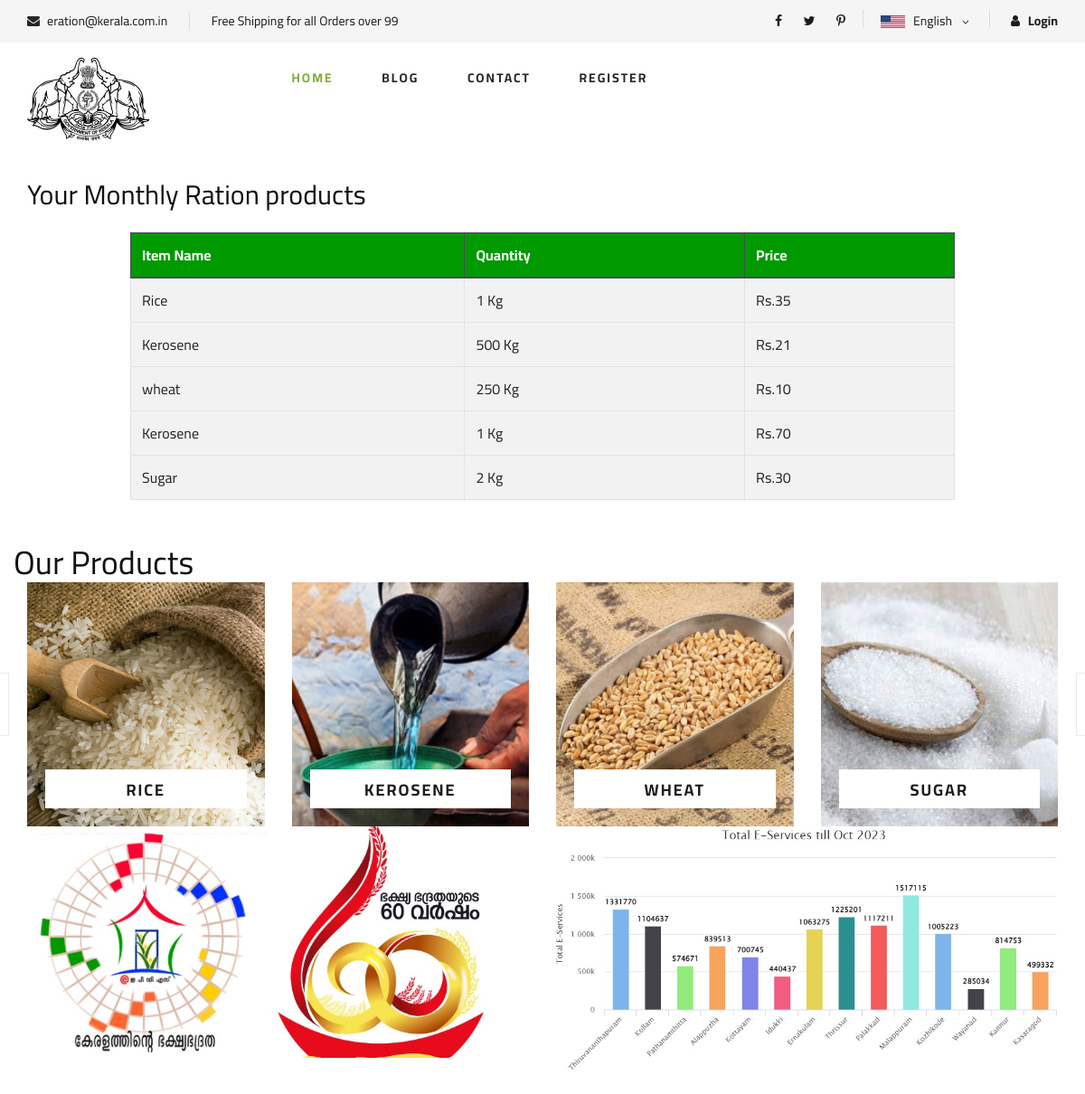
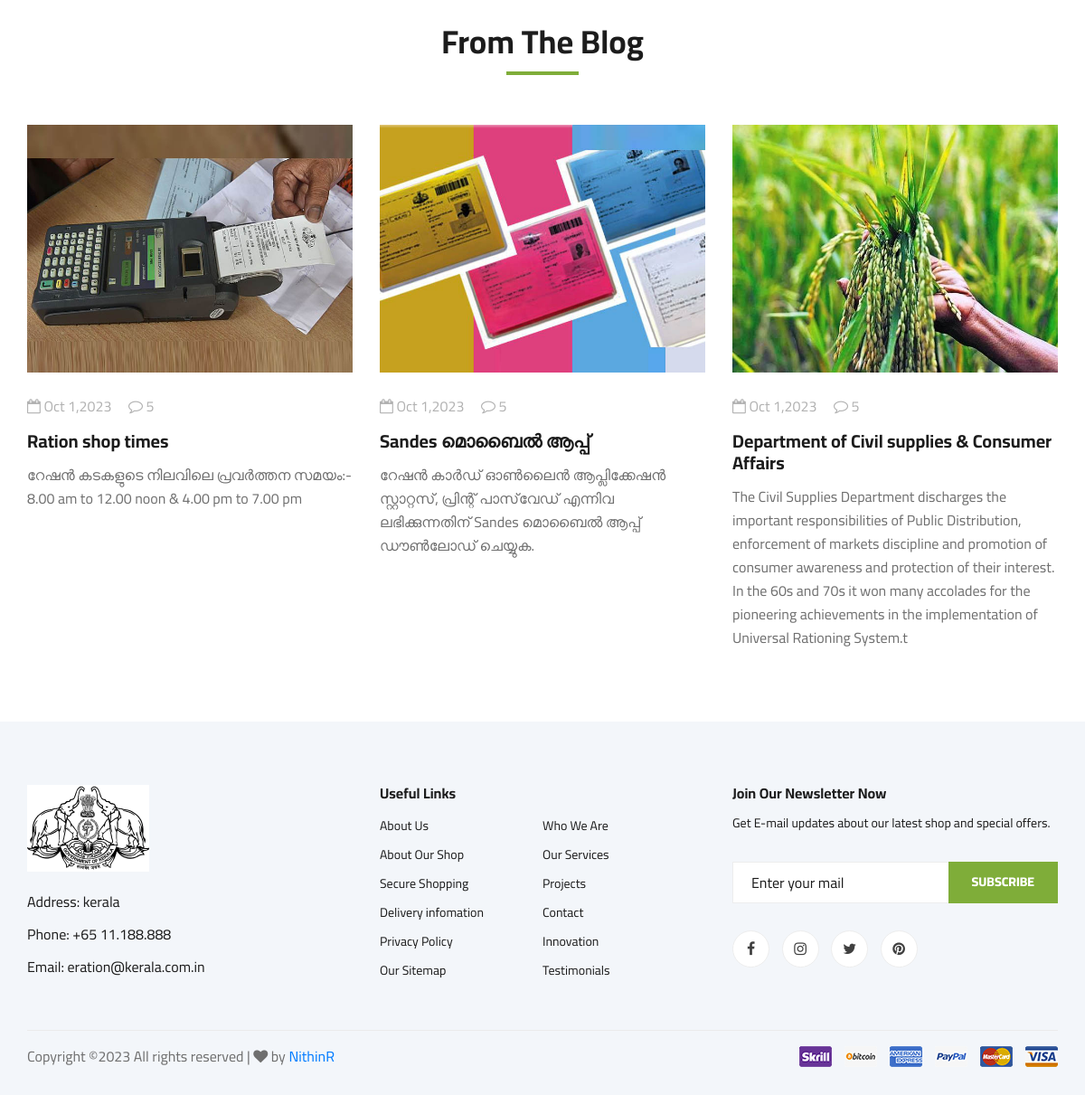
Screenshot of /customer/ with the database file from the repository (2 pictures, top to bottom).
### arkapp/models.py (models this page shows)
class carditem(models.Model):
      cardcolor=models.CharField(max_length=10)
      item=models.ForeignKey(itemlist,on_delete=models.CASCADE)
      quantity=models.IntegerField()
      rate=models.IntegerField()

class itemlist(models.Model):
      item=models.CharField(max_length=20)
      def __str__(self):
            return self.item

### arkapp/views.py (the view)
# urls.py: path('customer/', views.customer_base_view, name='customer'),
def customer_base_view(request):
    items = carditem.objects.all()
    return render(request, 'customer.html', {'items': items})

### templates/customer.html (shortened to what this page needs)
{% extends 'customer/customerbase.html' %}
{% load static %}
{% block body %}
<div class="container mt-4">
    <div class="table-responsive">
        <h3>Your Monthly Ration products </h3><br>
        <table class="table table-bordered table-striped table-hover">
            <thead class="thead-dark">
                <tr>
                    <th scope="col">Item Name</th>
                    <th scope="col">Quantity</th>
                    <th scope="col">Price</th>
                </tr>
            </thead>
            <tbody>
                {% for c in items %}
                <tr>
                    <td>{{ c.item }}</td>
                    <td>{{ c.quantity }} Kg</td>
                    <td>Rs.{{ c.rate }}</td>
                </tr>
                {% endfor %}
            </tbody>
        </table>
        <br></br>
    </div>
</div>
{% endblock body %}

### templates/customer/customerbase.html (shortened to what this page needs)
{% load static %}
<!DOCTYPE html>
<html lang="zxx">
<head>
    <link rel="stylesheet" href="{% static 'assets/css/bootstrap.min.css' %}" type="text/css">
    <link rel="stylesheet" href="{% static 'assets/css/font-awesome.min.css' %}" type="text/css">
    <link rel="stylesheet" href="{% static 'assets/css/elegant-icons.css' %} " type="text/css">
    <link rel="stylesheet" href="{% static 'assets/css/nice-select.css' %} " type="text/css">
    <link rel="stylesheet" href="{% static 'assets/css/jquery-ui.min.css' %} " type="text/css">
    <link rel="stylesheet" href="{% static 'assets/css/owl.carousel.min.css' %} " type="text/css">
    <link rel="stylesheet" href="{% static 'assets/css/slicknav.min.css' %} " type="text/css">
    <link rel="stylesheet" href="{% static 'assets/css/style.css' %} " type="text/css">
</head>
<body>
    {% load static %}
<header class="header">
    <div class="header__top">
        <div class="container">
            <div class="row">
                <div class="col-lg-6 col-md-6">
                    <div class="header__top__left">
                        <ul>
                            <li><i class="fa fa-envelope"></i> eration@kerala.com.in</li>
                            <li>Free Shipping for all Orders over 99</li>
                        </ul>
                    </div>
                </div>
                <div class="col-lg-6 col-md-6">
                    <div class="header__top__right">
                        <div class="header__top__right__social">
                            <a href="#"><i class="fa fa-facebook"></i></a>
                            <a href="#"><i class="fa fa-twitter"></i></a>
                            <a href="#"><i class="fa fa-pinterest-p"></i></a>
                        </div>
                        <div class="header__top__right__language">
                            <img src="img/language.png" alt="">
                            <div>English</div>
                            <span class="arrow_carrot-down"></span>
                        </div>
                        <div class="header__top__right__auth">
                            {% if user.is_authenticated %}
                                <p>Logged in as: {{ user.username }}</p>
                                <a href="{% url 'logout' %}" style="color: blue;"><i class="fa fa-sign-out"></i> Logout</a>
                            {% else %}
                                <a href="{% url 'signin' %}"><i class="fa fa-user"></i><b> Login</b></a>
                            {% endif %}
                        </div>
                    </div>
                </div>
            </div>
        </div>
    </div>
    <div class="container">
        <div class="row">
            <div class="col-lg-3">
                <div class="header__logo">
                    <a href="{% url 'index' %}"><img src="{% static 'assets/img/logo.png' %}" alt=""></a>
                </div>
            </div>
            <div class="col-lg-6">
                <nav class="header__menu">
                    <ul>
                        <li class="active"><a href="{% url 'index' %}">Home</a></li>
                        <li><a href="{% url 'blog' %}">Blog</a></li>
                        <li><a href="{% url 'contact' %}">Contact</a></li>
                        {% if not user.is_authenticated %}
                            <li><a href="#">Register</a>
                            </li>
                        {% endif %}
                    </ul>
                </nav>
            </div>
    </div>
</header>
{% block body %}
{% endblock body %}
  <section class="categories">
    <div class="container">
        <div class="row">
            <h2 class="text-center">Our Products</h2>
            <div class="categories__slider owl-carousel">
                <div class="col-lg-3">
                    <div class="categories__item set-bg" data-setbg="{% static 'assets/img/categories/cat-1.jpg' %}">
                        <h5><a href="#">Rice</a></h5>
                    </div>
                </div>
                <div class="col-lg-3">
                    <div class="categories__item set-bg" data-setbg="{% static 'assets/img/categories/cat-2.jpg' %}">
                        <h5><a href="#">Kerosene</a></h5>
                    </div>
                </div>
                <div class="col-lg-3">
                    <div class="categories__item set-bg" data-setbg="{% static 'assets/img/categories/cat-3.jpg' %}">
                        <h5><a href="#">Wheat</a></h5>
                    </div>
                </div>
                <div class="col-lg-3">
                    <div class="categories__item set-bg" data-setbg="{% static 'assets/img/categories/cat-4.jpg' %}">
                        <h5><a href="#">Sugar</a></h5>
                    </div>
                </div>
            </div>
        </div>
    </div>
</section>
<div class="banner">
    <div class="container">
        <div class="row">
            <div class="col-lg-6 col-md-6 col-sm-6">
                <div class="banner__pic">
                    <img src="{% static 'assets/img/banner/banner-11.jpg' %}" alt="">
                </div>
            </div>
            <div class="col-lg-6 col-md-6 col-sm-6">
                <div class="banner__pic">
                    <img src="{% static 'assets/img/banner/banner-22.jpg' %}" alt="">
                </div>
            </div>
        </div>
    </div>
</div>
 <section class="from-blog spad">
    <div class="container">
        <div class="row">
            <div class="col-lg-12">
                <div class="section-title from-blog__title">
                    <h2>From The Blog</h2>
                </div>
            </div>
        </div>
        <div class="row">
            <div class="col-lg-4 col-md-4 col-sm-6">
                <div class="blog__item">
                    <div class="blog__item__pic">
                        <img src="{% static 'assets/img/blog/blog-11.jpg' %}" alt="">
                    </div>
                    <div class="blog__item__text">
                        <ul>
                            <li><i class="fa fa-calendar-o"></i> Oct 1,2023</li>
                            <li><i class="fa fa-comment-o"></i> 5</li>
                        </ul>
                        <h5><a href="#">Ration shop times</a></h5>
                        <p>റേഷന്‍ കടകളുടെ നിലവിലെ പ്രവര്‍ത്തന സമയം:-
                            8.00 am to 12.00 noon & 4.00 pm to 7.00 pm </p>
                    </div>
                </div>
            </div>
            <div class="col-lg-4 col-md-4 col-sm-6">
                <div class="blog__item">
                    <div class="blog__item__pic">
                        <img src="{% static 'assets/img/blog/blog-22.jpg' %}" alt="">
                    </div>
                    <div class="blog__item__text">
                        <ul>
                            <li><i class="fa fa-calendar-o"></i> Oct 1,2023</li>
                            <li><i class="fa fa-comment-o"></i> 5</li>
                        </ul>
                        <h5><a href="#">Sandes മൊബൈൽ ആപ്പ്</a></h5>
                        <p>
                            റേഷൻ കാർഡ് ഓൺലൈൻ ആപ്ലിക്കേഷൻ സ്റ്റാറ്റസ്, പ്രിന്റ് പാസ്‌വേഡ് എന്നിവ ലഭിക്കുന്നതിന്
                            Sandes മൊബൈൽ ആപ്പ്
                            ഡൗൺലോഡ് ചെയ്യുക. </p>
                    </div>
                </div>
            </div>
            <div class="col-lg-4 col-md-4 col-sm-6">
                <div class="blog__item">
                    <div class="blog__item__pic">
                        <img src="{% static 'assets/img/blog/blog-33.jpg' %}" alt="">
                    </div>
                    <div class="blog__item__text">
                        <ul>
                            <li><i class="fa fa-calendar-o"></i> Oct 1,2023</li>
                            <li><i class="fa fa-comment-o"></i> 5</li>
                        </ul>
                        <h5><a href="#">Department of Civil supplies </a><a>& Consumer Affairs</a></h5>
                        <p>The Civil Supplies Department discharges the important responsibilities of Public Distribution, enforcement of markets discipline and promotion of consumer awareness and protection of their interest. In the 60s and 70s it won many accolades for the pioneering achievements in the implementation of Universal Rationing System.t </p>
                    </div>
                </div>
            </div>
        </div>
    </div>
</section>
<footer class="footer spad">
    <div class="container">
        <div class="row">
            <div class="col-lg-3 col-md-6 col-sm-6">
                <div class="footer__about">
                    <div class="footer__about__logo">
                        <a href="./index.html"><img src="{% static 'assetsimg/logo.png' %}" alt=""></a>
                    </div>
                    <ul>
                        <li>Address: kerala</li>
                        <li>Phone: +65 11.188.888</li>
                        <li>Email: eration@kerala.com.in</li>
                    </ul>
                </div>
            </div>
            <div class="col-lg-4 col-md-6 col-sm-6 offset-lg-1">
                <div class="footer__widget">
                    <h6>Useful Links</h6>
                    <ul>
                        <li><a href="#">About Us</a></li>
                        <li><a href="#">About Our Shop</a></li>
                        <li><a href="#">Secure Shopping</a></li>
                        <li><a href="#">Delivery infomation</a></li>
                        <li><a href="#">Privacy Policy</a></li>
                        <li><a href="#">Our Sitemap</a></li>
                    </ul>
                    <ul>
                        <li><a href="#">Who We Are</a></li>
                        <li><a href="#">Our Services</a></li>
                        <li><a href="#">Projects</a></li>
                        <li><a href="#">Contact</a></li>
                        <li><a href="#">Innovation</a></li>
                        <li><a href="#">Testimonials</a></li>
                    </ul>
                </div>
            </div>
            <div class="col-lg-4 col-md-12">
                <div class="footer__widget">
                    <h6>Join Our Newsletter Now</h6>
                    <p>Get E-mail updates about our latest shop and special offers.</p>
                    <form action="#">
                        <input type="text" placeholder="Enter your mail">
                        <button type="submit" class="site-btn">Subscribe</button>
                    </form>
                    <div class="footer__widget__social">
                        <a href="#"><i class="fa fa-facebook"></i></a>
                        <a href="#"><i class="fa fa-instagram"></i></a>
                        <a href="#"><i class="fa fa-twitter"></i></a>
                        <a href="#"><i class="fa fa-pinterest"></i></a>
                    </div>
                </div>
            </div>
        </div>
        <div class="row">
            <div class="col-lg-12">
                <div class="footer__copyright">
                    <div class="footer__copyright__text"><p>
Copyright &copy;<script>document.write(new Date().getFullYear());</script> All rights reserved |  <i class="fa fa-heart" aria-hidden="true"></i> by <a href="#" target="_blank">NithinR</a>
</p></div>
                    <div class="footer__copyright__payment"><img src="{% static 'assets/img/payment-item.png' %} " alt=""></div>
                </div>
            </div>
        </div>
    </div>
</footer>
</body>
</html>

### templates/inc/slider.html (shortened to what this page needs)
   {% load static %}

### templates/customer.html (style rules this page uses)
.table { width: 80%; margin: 0 auto; }
th { background-color: #009900 !important; color: white; }
tr:nth-child(even) { background-color: #f2f2f2; }

### rows the page displays
carditem: item "Rice", quantity "1", rate "35"
carditem: item "Kerosene", quantity "500", rate "21"
carditem: item "wheat", quantity "250", rate "10"
carditem: item "Kerosene", quantity "1", rate "70"
carditem: item "Sugar", quantity "2", rate "30"
